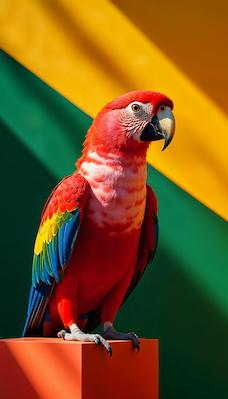
#> input picture 0_Basics/color_spaces/sample_parrot-image.jpg, 228 x 399 px
$ jupyter execute 0_0_Color_Spaces.ipynb
#> lines starting #> are read from the running program, lines starting #| are printed output that depends on the picture; after the words box and inside, x2 and y2 are one past the last pixel; in counts of white or black regions, pixels touching at a corner belong together
# Color Spaces in OpenCV | Python

### Each color space has a specific purpose and the choice of color space depends on the task.

# 1. RGB (Red, Green, Blue)
### RGB color model represents colors using three primary colors: red, green and blue. Each pixel in an image is a combination of these three colors at different intensities, creating a wide range of possible colors.This is the standard color space used for displaying images on screens and working with digital images.

# 2. BGR (Blue, Green, Red)
### OpenCV uses BGR instead of RGB as its default color space where the red and blue channels are swapped. While this difference may seem small, it’s important to remember when working with OpenCV to avoid color mismatches.

# 3. HSV (Hue, Saturation, Value)
### HSV is another color space used in OpenCV. It’s based on the human perception of color and it splits color information into three components:

## Hue: Represents the color itself (e.g red, blue, green).
### * Saturation: Shows the vibrancy of the color.
### * Value: Defines the brightness of the color.
### * The hue value ranges from 0 to 179, while saturation and value range from 0 to 255.

### It is useful for tasks like color segmentation and object detection. For example, it allows us to easily isolate specific colors (like red or blue) in an image.

# 4. CMYK (Cyan, Magenta, Yellow, Black)
### CMYK color model is used for color printing. It’s a subtractive color model, means colors are created by subtracting light using different combinations of cyan, magenta, yellow and black inks. In this model, colors become darker as we add more ink. It is used in print and graphic design but it's not as frequently used in OpenCV for image processing.

# 5. Grayscale
### A grayscale image contains only shades of gray, with each pixel representing a different intensity level from black to white. It is used when color information is not needed such as in edge detection or image thresholding tasks.

# Converting Between Color Spaces in OpenCV
### OpenCV makes it easy to convert between different color spaces. This is useful when we want to perform tasks like object detection based on color or extract features using specific color information.

[cell 1]
import cv2
import numpy as np
import matplotlib.pyplot as plt

[cell 2]
image = cv2.imread('color_spaces/sample_parrot-image.jpg')
#> image is the input picture: shape (399, 228, 3); mean B, G, R 29.3, 84.8, 118

image_rgb = cv2.cvtColor(image, cv2.COLOR_BGR2RGB)

image_hsv = cv2.cvtColor(image, cv2.COLOR_BGR2HSV)
#> image_hsv: shape (399, 228, 3); mean H, S, V 52.4, 226.3, 140.6

image_gray = cv2.cvtColor(image, cv2.COLOR_BGR2GRAY)
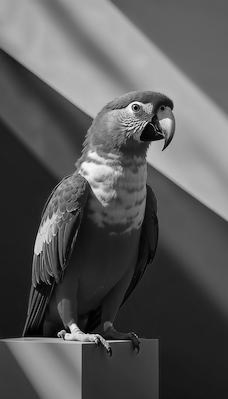
#> image_gray: shape (399, 228); min 0, max 252, mean 88.4

image_lab = cv2.cvtColor(image, cv2.COLOR_BGR2LAB)
#> image_lab: shape (399, 228, 3); mean of channels 0, 1, 2 104.1, 137.6, 163.1

# [10 lines of commented-out code are left out]

[cell 3]
# Create subplots
fig, axes = plt.subplots(2, 3, figsize=(15, 10))

# Display images
axes[0, 0].imshow(cv2.cvtColor(image, cv2.COLOR_BGR2RGB))
axes[0, 0].set_title('Original BGR → RGB')
axes[0, 0].axis('off')

axes[0, 1].imshow(image_rgb)
axes[0, 1].set_title('RGB')
axes[0, 1].axis('off')

axes[0, 2].imshow(image_hsv)
axes[0, 2].set_title('HSV')
axes[0, 2].axis('off')

axes[1, 0].imshow(image_gray, cmap='gray')
axes[1, 0].set_title('Grayscale')
axes[1, 0].axis('off')

axes[1, 1].imshow(image_lab)
axes[1, 1].set_title('LAB')
axes[1, 1].axis('off')

# Hide empty subplot
axes[1, 2].axis('off')

plt.tight_layout()
plt.show()

# Practical Example
## Lets see some common practical examples for better understanding.

# 1. Detecting Red Color in an Image Using HSV
### Here we will see how to use the HSV color space to detect and isolate a specific color, in this case, red within an image. The HSV color space is often preferred over the RGB color space for tasks like color detection because it separates color (hue) from intensity (value). This makes it easier to define specific color ranges and perform operations like color segmentation.

[cell 4]
image = cv2.imread('color_spaces/sample_parrot-image.jpg')

image_hsv = cv2.cvtColor(image, cv2.COLOR_BGR2HSV)

lower_red = np.array([0, 120, 70])
upper_red = np.array([10, 255, 255])

mask = cv2.inRange(image_hsv, lower_red, upper_red)
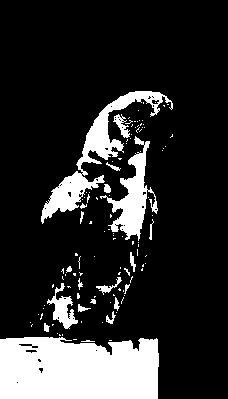
#> mask: shape (399, 228); 17.5% white; 114 white regions (94 under 20 px), largest, box (x1, y1, x2, y2) and area: (0, 337, 159, 399) 9120, (41, 91, 173, 224) 3102, (100, 136, 158, 241) 1964

result = cv2.bitwise_and(image, image, mask=mask)
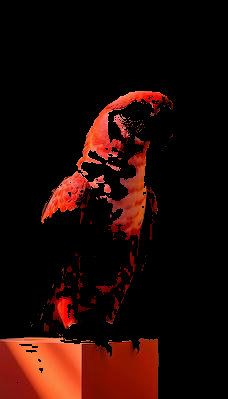
#> result: shape (399, 228, 3); mean B, G, R 5.2, 9.1, 31.7

cv2.imshow('image', image)
cv2.imshow('result', result)

# Wait for key press and close all windows
cv2.waitKey(0)
cv2.destroyAllWindows()

# 2. Visualizing the Different Color Channels of an RGB Image
### Now we will break down an RGB image into its individual color channels; Red, Green and Blue and display each channel separately. This process is important for understanding how each color component contributes to the final image. Visualizing the individual channels can be useful in image processing tasks such as color-based segmentation, image enhancement and feature extraction.

[cell 5]
# [19 lines of commented-out code are left out]
image = cv2.imread('color_spaces/sample_parrot-image.jpg')
image_rgb = cv2.cvtColor(image, cv2.COLOR_BGR2RGB)  # Convert for proper display
B, G, R = cv2.split(image)
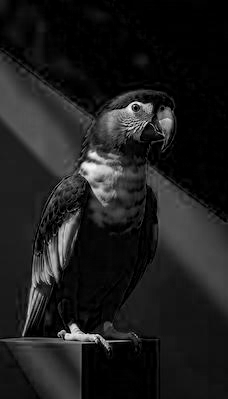
#> B: shape (399, 228); min 0, max 253, mean 29.3
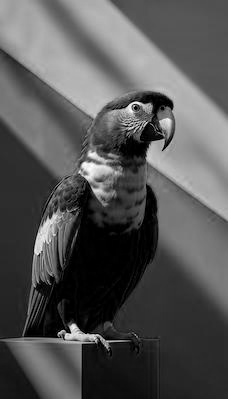
#> G: shape (399, 228); min 0, max 255, mean 84.8
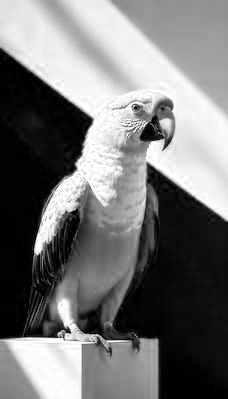
#> R: shape (399, 228); min 0, max 255, mean 118

# Create subplots
fig, axes = plt.subplots(2, 3, figsize=(15, 10))

# Original image
axes[0, 0].imshow(image_rgb)
axes[0, 0].set_title('Original Image (RGB)')
axes[0, 0].axis('off')

# Blue channel
axes[0, 1].imshow(B, cmap='Blues')
axes[0, 1].set_title('Blue Channel')
axes[0, 1].axis('off')

# Green channel
axes[0, 2].imshow(G, cmap='Greens')
axes[0, 2].set_title('Green Channel')
axes[0, 2].axis('off')

# Red channel
axes[1, 0].imshow(R, cmap='Reds')
axes[1, 0].set_title('Red Channel')
axes[1, 0].axis('off')

# Color image reconstruction visualization
zeros = np.zeros_like(B)
B_channel = cv2.merge([B, zeros, zeros])
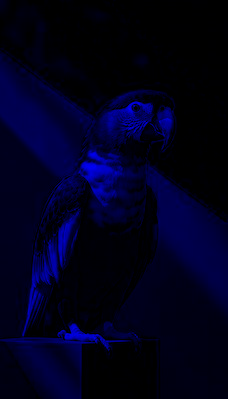
#> B_channel: shape (399, 228, 3); mean of channels 0, 1, 2 29.3, 0, 0; drawn as B, G, R
G_channel = cv2.merge([zeros, G, zeros])
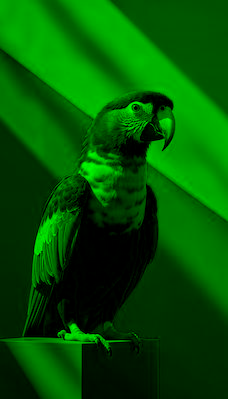
#> G_channel: shape (399, 228, 3); mean of channels 0, 1, 2 0, 84.8, 0; drawn as B, G, R
R_channel = cv2.merge([zeros, zeros, R])
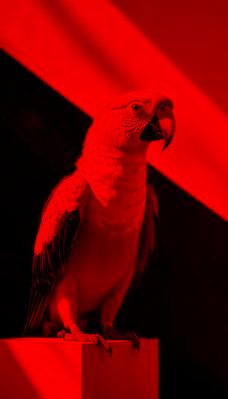
#> R_channel: shape (399, 228, 3); mean of channels 0, 1, 2 0, 0, 118; drawn as B, G, R

axes[1, 1].imshow(cv2.cvtColor(B_channel, cv2.COLOR_BGR2RGB))
axes[1, 1].set_title('Blue Channel (Color)')
axes[1, 1].axis('off')

axes[1, 2].imshow(cv2.cvtColor(G_channel, cv2.COLOR_BGR2RGB))
axes[1, 2].set_title('Green Channel (Color)')
axes[1, 2].axis('off')

plt.tight_layout()
plt.show()
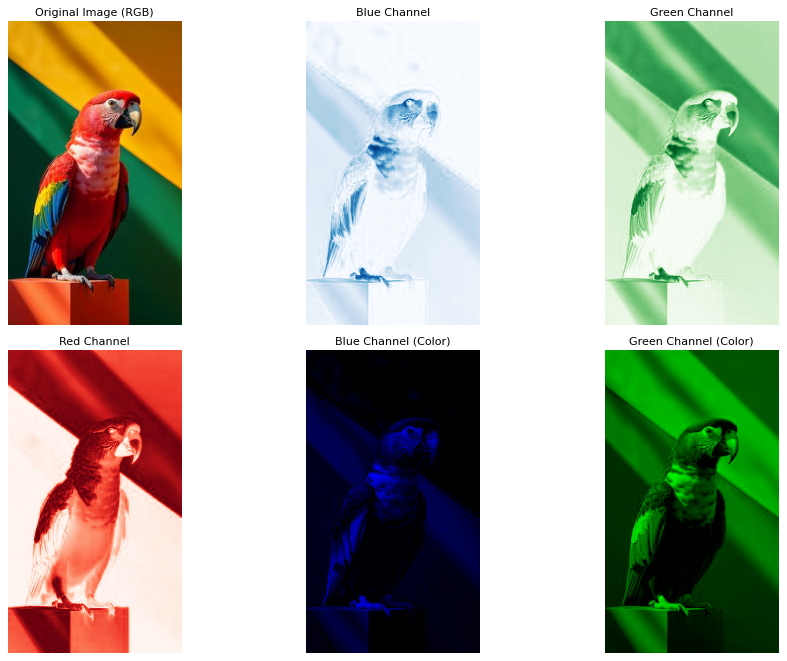
#> figure drawn by matplotlib, 6 panels
